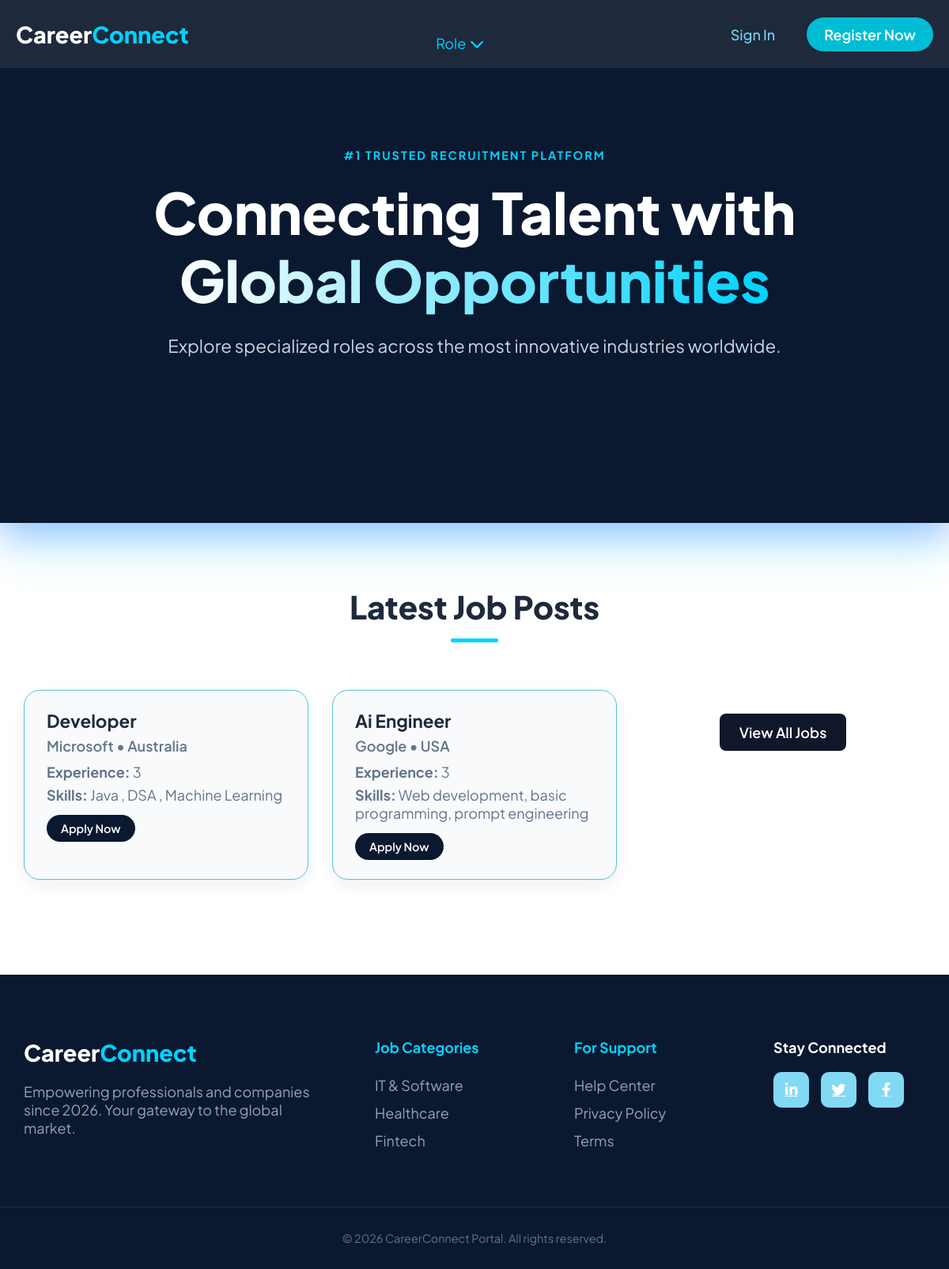
The page / on the database its author committed.
### accounts/models.py (models this page shows)
class Job(models.Model):
    employer = models.ForeignKey(
        employerdb,
        on_delete=models.CASCADE,
        related_name="jobs"
    )
    company_name = models.CharField(max_length=200)
    location = models.CharField(max_length=200)
    contact = models.CharField(max_length=10)
    email = models.EmailField()
    job_role = models.CharField(max_length=200)
    experience = models.CharField(max_length=100)
    skills = models.TextField()
    is_active = models.BooleanField(default=True)
    created_at = models.DateTimeField(auto_now_add=True)

### accounts/views.py (the view)
# urls.py: 2. Add a URL to urlpatterns:  path('', views.home, name='home')
def home(request):
    latest_jobs = Job.objects.filter(is_active=True).order_by('-created_at')[:6]
    return render(request, 'index.html', {'latest_jobs': latest_jobs})

### templates/index.html
{% extends 'base.html' %} {% load static %}
{% block extra_css %}
<link rel="stylesheet" href="{% static 'css/index.css' %}" />
{% endblock %}
{% block content %}
<header class="hero-header">
  <div class="container hero-content">
    <div class="top-label">#1 Trusted Recruitment Platform</div>
    <h1>
      Connecting Talent with <br /><span class="cyan-gradient"
        >Global Opportunities</span
      >
    </h1>
    <p>
      Explore specialized roles across the most innovative industries worldwide.
    </p>
</header>
<section class="latest-jobs">
  <div class="container">
    <div class="section-title">
      <h2>Latest Job Posts</h2>
      <div class="title-line"></div>
    </div>
    <div class="jobs-grid">
  {% if latest_jobs %}
  {% for job in latest_jobs|slice:":3" %}
  <div class="job-card">
    <h3>{{ job.job_role }}</h3>
    <p class="company">{{ job.company_name }} • {{ job.location }}</p>
    <p><strong>Experience:</strong> {{ job.experience }}</p>
    <p><strong>Skills:</strong> {{ job.skills|truncatewords:15 }}</p>
    <a href="{% url 'apply_job' job.id %}" class="btn-navy-sm">
      Apply Now
    </a>
  </div>
  {% endfor %}
   <div class="view-all-wrapper">
  <a href="{% url 'view_all_jobs' %}" class="btn-view-all">
    View All Jobs
  </a>
</div>
 {% else %}
      <p>No jobs available right now.</p>
      {% endif %}
    </div>
  </div>
</section>
{% endblock %}

### static/css/base.css (style rules this page uses)
:root { --navy: #0a192f; --cyan: #00d2ff; --cyan-glow: rgba(0, 210, 255, 0.4); --purple-glow: rgba(160, 32, 240, 0.3); --white: #ffffff; --light-bg: #f8fafc; --text-navy: #1e293b; --text-light: #64748b; }
* { margin: 0; padding: 0; box-sizing: border-box; }
body { font-family: "Plus Jakarta Sans", sans-serif; background-color: var(--white); color: var(--text-navy); font-size: 18px; }
.container { max-width: 1300px; margin: 0 auto; padding: 0 30px; }

### static/css/index.css (style rules this page uses)
.hero-header { background: var(--navy); padding: 100px 0 160px 0; text-align: center; color: var(--white); position: relative; box-shadow: 0 20px 60px var(--cyan-glow), 0 10px 40px var(--purple-glow); }
.top-label { font-weight: 700; color: var(--cyan); letter-spacing: 2px; text-transform: uppercase; font-size: 0.9rem; margin-bottom: 20px; }
.hero-header h1 { font-size: 4.5rem; line-height: 1.2; font-weight: 800; margin-bottom: 25px; }
.cyan-gradient { background: linear-gradient(90deg, #fff, var(--cyan)); -webkit-background-clip: text; -webkit-text-fill-color: transparent; }
.hero-header p { font-size: 1.4rem; color: #cbd5e1; max-width: 800px; margin: 0 auto 50px; }
.section-title { text-align: center; margin-bottom: 60px; }
.section-title h2 { font-size: 2.5rem; font-weight: 800; }
.title-line { height: 5px; width: 60px; background: var(--cyan); margin: 15px auto; border-radius: 10px; }
.latest-jobs { padding: 80px 0 120px 0; background-color: var(--white); }
.latest-jobs .jobs-grid { display: grid; grid-template-columns: repeat(auto-fit, minmax(280px, 1fr)); gap: 30px; }
.latest-jobs .job-card { background: var(--light-bg); padding: 24px 28px; border-radius: 20px; border: 1px solid #59c0dc; box-shadow: 0 8px 20px rgba(15, 23, 42, 0.06); }
.latest-jobs .job-card h3 { font-size: 1.4rem; margin-bottom: 6px; }
.latest-jobs .job-card .company { font-weight: 600; margin-bottom: 10px; }
.latest-jobs .job-card p { margin-bottom: 6px; color: var(--text-light); }
.latest-jobs .btn-navy-sm { display: inline-block; margin-top: 8px; background: var(--navy); color: var(--white); padding: 8px 18px; border-radius: 999px; text-decoration: none; font-size: 0.9rem; font-weight: 600; }
.view-all-wrapper { text-align:center; margin-top:30px; }
.btn-view-all { display:inline-block; background:#0f172a; color:white; padding:12px 25px; border-radius:8px; text-decoration:none; font-weight:600; }

### rows shown on the page
Job: job_role "Developer", company_name "Microsoft", location "Australia", experience "3", skills "Java , DSA , Machine Learning"
Job: job_role "Ai Engineer", company_name "Google", location "USA", experience "3", skills "Web development, basic programming, prompt engineering"
